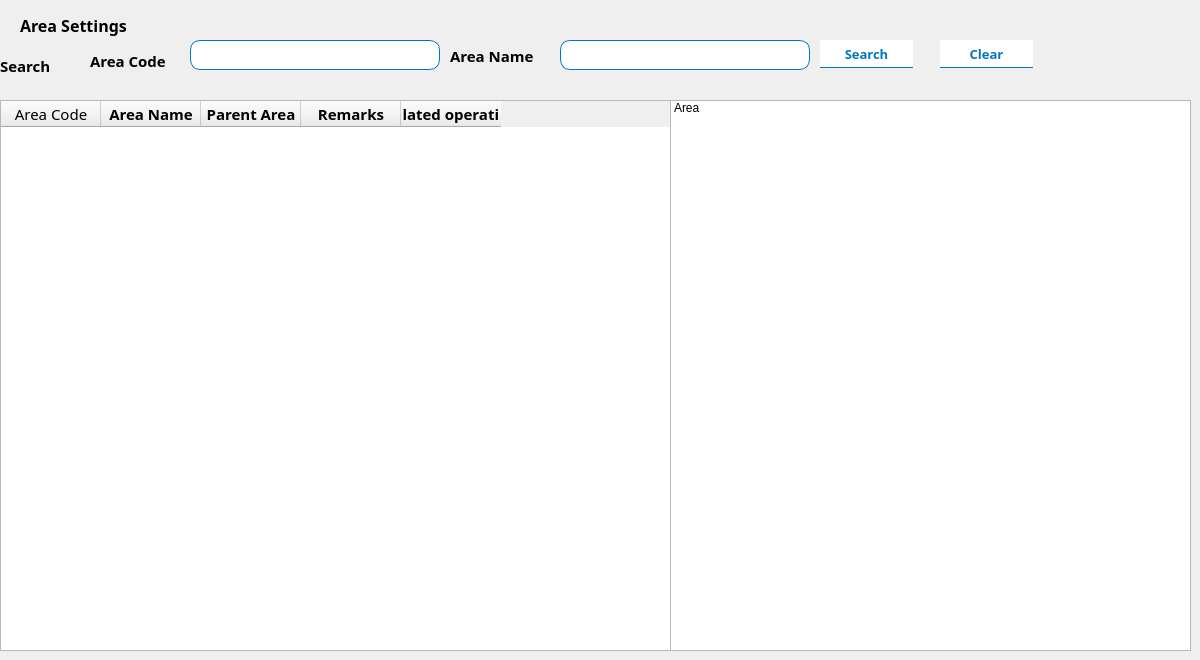
        <widget class="QWidget" name="tab_42">
         <attribute name="title">
          <string>Area setting</string>
         </attribute>
         <widget class="QLabel" name="label_113">
          <property name="geometry">
           <rect>
            <x>20</x>
            <y>0</y>
            <width>201</width>
            <height>51</height>
           </rect>
          </property>
          <property name="font">
           <font>
            <family>Yu Gothic UI Semibold</family>
            <pointsize>12</pointsize>
            <weight>75</weight>
            <bold>true</bold>
           </font>
          </property>
          <property name="text">
           <string>Area Settings</string>
          </property>
         </widget>
         <widget class="QListWidget" name="listWidget">
          <property name="geometry">
           <rect>
            <x>670</x>
            <y>100</y>
            <width>521</width>
            <height>551</height>
           </rect>
          </property>
          <item>
           <property name="text">
            <string>Area</string>
           </property>
          </item>
         </widget>
         <widget class="QTableWidget" name="tableWidget_10">
          <property name="geometry">
           <rect>
            <x>0</x>
            <y>100</y>
            <width>671</width>
            <height>551</height>
           </rect>
          </property>
          <column>
           <property name="text">
            <string>Area Code</string>
           </property>
           <property name="font">
            <font>
             <family>Yu Gothic UI Semibold</family>
             <pointsize>11</pointsize>
            </font>
           </property>
          </column>
          <column>
           <property name="text">
            <string>Area Name</string>
           </property>
           <property name="font">
            <font>
             <family>Yu Gothic UI Semibold</family>
             <pointsize>11</pointsize>
             <weight>75</weight>
             <bold>true</bold>
            </font>
           </property>
          </column>
          <column>
           <property name="text">
            <string>Parent Area</string>
           </property>
           <property name="font">
            <font>
             <family>Yu Gothic UI Semibold</family>
             <pointsize>11</pointsize>
             <weight>75</weight>
             <bold>true</bold>
            </font>
           </property>
          </column>
          <column>
           <property name="text">
            <string>Remarks</string>
           </property>
           <property name="font">
            <font>
             <family>Yu Gothic UI Semibold</family>
             <pointsize>11</pointsize>
             <weight>75</weight>
             <bold>true</bold>
            </font>
           </property>
          </column>
          <column>
           <property name="text">
            <string>Related operation</string>
           </property>
           <property name="font">
            <font>
             <family>Yu Gothic UI Semibold</family>
             <pointsize>11</pointsize>
             <weight>75</weight>
             <bold>true</bold>
            </font>
           </property>
          </column>
         </widget>
         <widget class="QLabel" name="label_112">
          <property name="geometry">
           <rect>
            <x>450</x>
            <y>40</y>
            <width>101</width>
            <height>31</height>
           </rect>
          </property>
          <property name="font">
           <font>
            <family>Yu Gothic UI Semibold</family>
            <pointsize>11</pointsize>
            <weight>75</weight>
            <bold>true</bold>
           </font>
          </property>
          <property name="text">
           <string>Area Name</string>
          </property>
         </widget>
         <widget class="QLabel" name="label_115">
          <property name="geometry">
           <rect>
            <x>0</x>
            <y>50</y>
            <width>91</width>
            <height>31</height>
           </rect>
          </property>
          <property name="font">
           <font>
            <family>Yu Gothic UI Semibold</family>
            <pointsize>11</pointsize>
            <weight>75</weight>
            <bold>true</bold>
           </font>
          </property>
          <property name="text">
           <string>Search</string>
          </property>
         </widget>
         <widget class="QLabel" name="label_114">
          <property name="geometry">
           <rect>
            <x>90</x>
            <y>40</y>
            <width>141</width>
            <height>41</height>
           </rect>
          </property>
          <property name="font">
           <font>
            <family>Yu Gothic UI Semibold</family>
            <pointsize>11</pointsize>
            <weight>75</weight>
            <bold>true</bold>
           </font>
          </property>
          <property name="text">
           <string>Area Code</string>
          </property>
         </widget>
         <widget class="QPushButton" name="Searchareabtn">
          <property name="geometry">
           <rect>
            <x>820</x>
            <y>40</y>
            <width>93</width>
            <height>28</height>
           </rect>
          </property>
          <property name="font">
           <font>
            <family>Yu Gothic UI Semibold</family>
            <pointsize>10</pointsize>
            <weight>75</weight>
            <bold>true</bold>
           </font>
          </property>
          <property name="styleSheet">
           <string notr="true">background-color:#fff;
color:#0076bd;
border-top:1px solid #fff;
border-bottom:1px solid #0076bd;
padding-bottom:0px
</string>
          </property>
          <property name="text">
           <string>Search</string>
          </property>
         </widget>
         <widget class="QPushButton" name="clrareabtn">
          <property name="geometry">
           <rect>
            <x>940</x>
            <y>40</y>
            <width>93</width>
            <height>28</height>
           </rect>
          </property>
          <property name="font">
           <font>
            <family>Yu Gothic UI Semibold</family>
            <pointsize>10</pointsize>
            <weight>75</weight>
            <bold>true</bold>
           </font>
          </property>
          <property name="styleSheet">
           <string notr="true">background-color:#fff;
color:#0076bd;
border-top:1px solid #fff;
border-bottom:1px solid #0076bd;
padding-bottom:0px
</string>
          </property>
          <property name="text">
           <string>Clear</string>
          </property>
         </widget>
         <widget class="QLineEdit" name="lineEdit_13">
          <property name="geometry">
           <rect>
            <x>190</x>
            <y>40</y>
            <width>250</width>
            <height>30</height>
           </rect>
          </property>
          <property name="maximumSize">
           <size>
            <width>16777215</width>
            <height>30</height>
           </size>
          </property>
          <property name="styleSheet">
           <string notr="true">border :1px solid #0076bd;
border-radius:10px;</string>
          </property>
         </widget>
         <widget class="QLineEdit" name="lineEdit_14">
          <property name="geometry">
           <rect>
            <x>560</x>
            <y>40</y>
            <width>250</width>
            <height>30</height>
           </rect>
          </property>
          <property name="maximumSize">
           <size>
            <width>16777215</width>
            <height>30</height>
           </size>
          </property>
          <property name="styleSheet">
           <string notr="true">border :1px solid #0076bd;
border-radius:10px;</string>
          </property>
         </widget>
        </widget>
